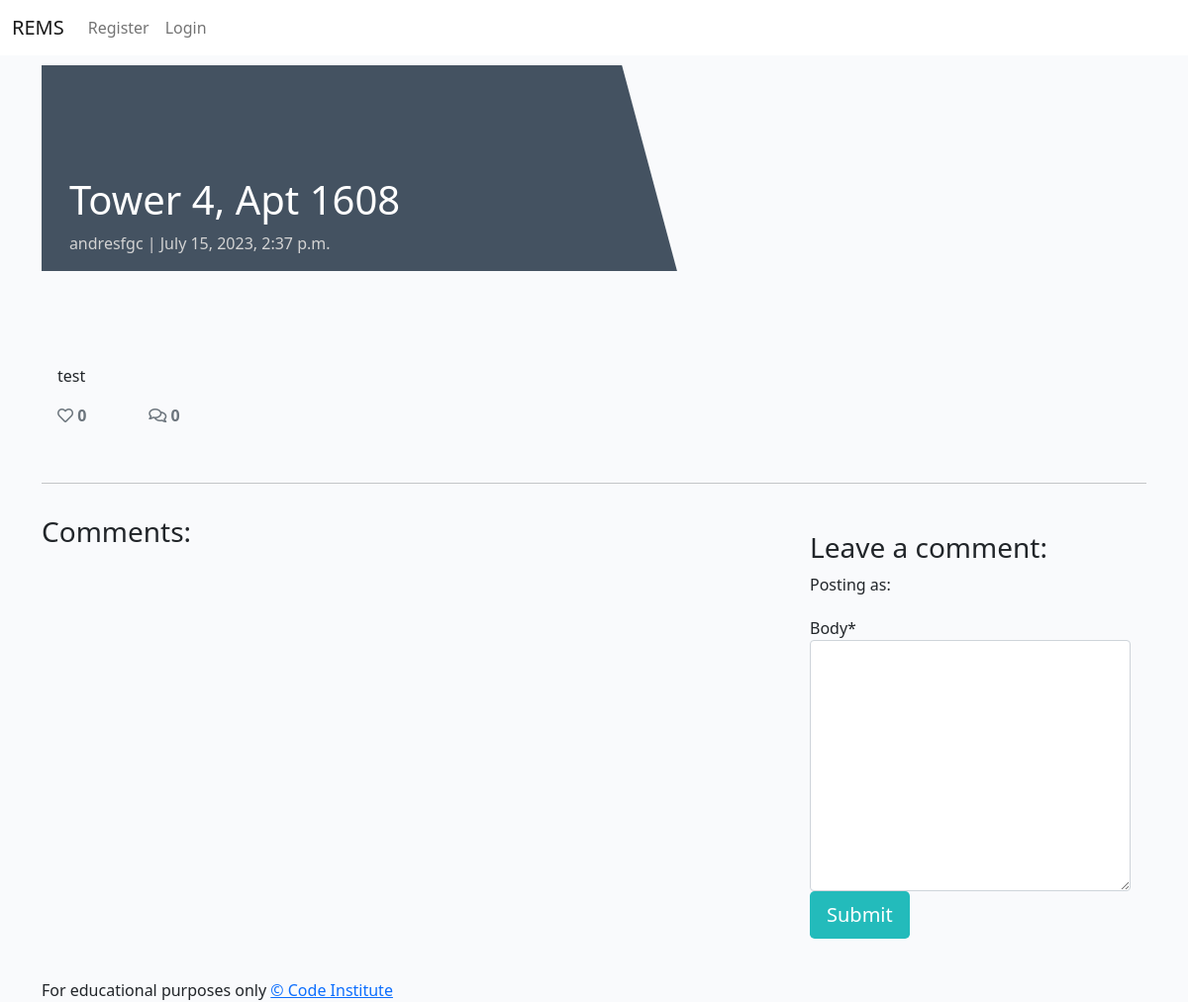
/Tower-4-Apt-1608/, run on an earlier commit of the app's database.
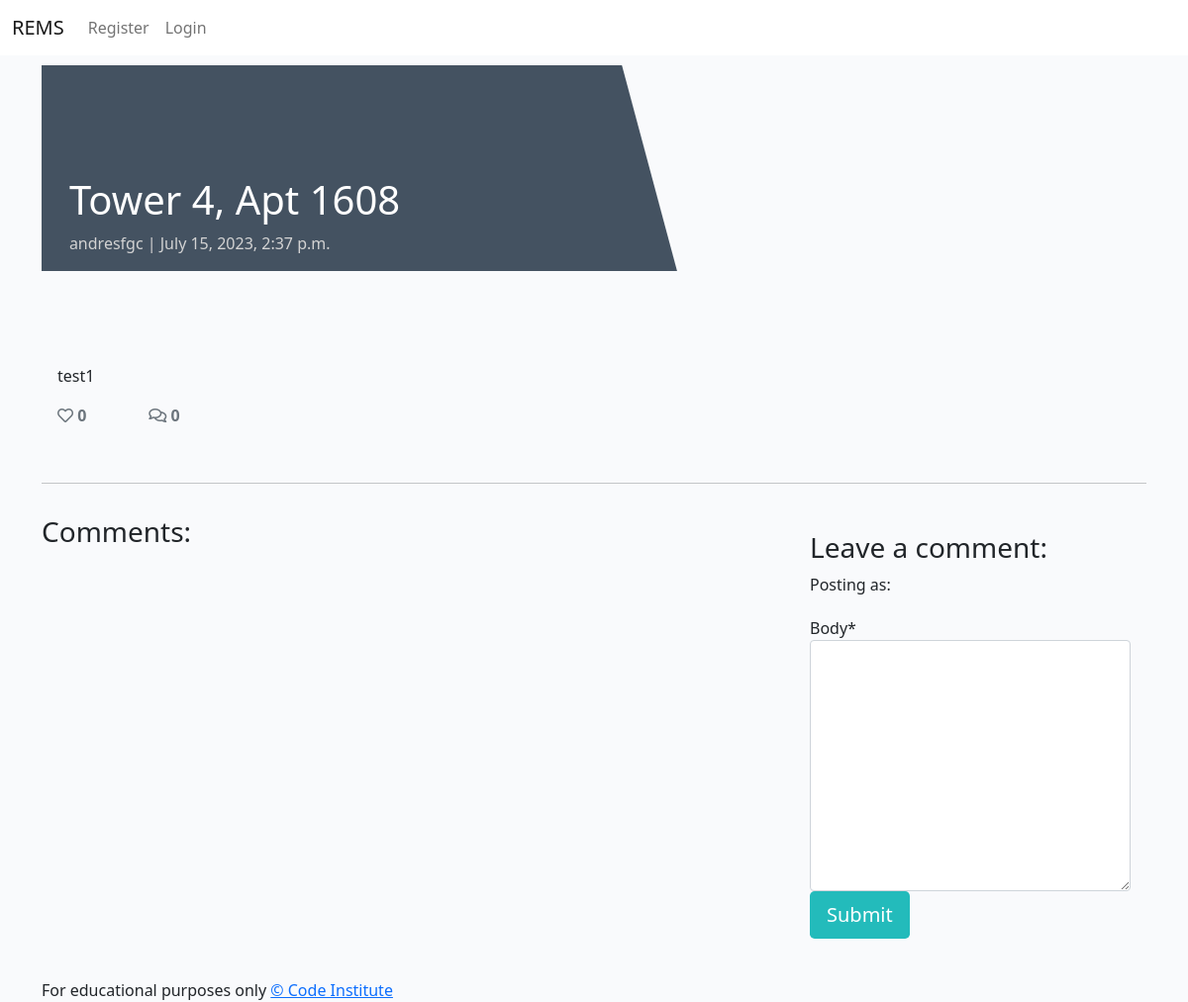
And on a later commit of the database.
### todo/models.py (models this page shows, shortened)
class Post(models.Model):
    property = models.OneToOneField(Property, on_delete=models.CASCADE, primary_key=True)
    title = models.CharField(max_length=200, unique=True)
    slug = models.SlugField(max_length=200, unique=True)
    author = models.ForeignKey(
        User, on_delete=models.CASCADE, related_name="blog_posts"
    )
    featured_image = CloudinaryField('image', default='placeholder')
    excerpt = models.TextField(blank=True)
    updated_on = models.DateTimeField(auto_now=True)
    content = models.TextField()
    created_on = models.DateTimeField(auto_now_add=True)
    status = models.IntegerField(choices=STATUS, default=0)
    likes = models.ManyToManyField(
        User, related_name='blogpost_like', blank=True)
    class Meta:
        ordering = ["-created_on"]
    def number_of_likes(self):
        return self.likes.count()

### todo/views.py (the view, shortened to what this page needs)
# urls.py: path('<slug:slug>/', views.PostDetail.as_view(), name='post_detail'),
class PostDetail(View):
    def get(self, request, slug, *args, **kwargs):
        queryset = Post.objects.filter(status=1)
        post = get_object_or_404(queryset, slug=slug)
        comments = post.comments.order_by('created_on')
        liked = False
        if post.likes.filter(id=self.request.user.id).exists():
            liked = True
        return render(
            request,
            "post_detail.html",
            {
                "post": post,
                "comments": comments,
                "commented": False,
                "liked": liked,
                "comment_form": CommentForm()
            },
        )

### todo/forms.py
class CommentForm(forms.ModelForm):
    class Meta:
        model = Comment
        fields = ('body',)

### templates/post_detail.html (shortened to what this page needs)
{% extends 'base.html' %} {% block content %}
{% load crispy_forms_tags %}
<div class="masthead">
    <div class="container">
        <div class="row g-0">
            <div class="col-md-6 masthead-text">
                <h1 class="post-title">{{ post.title }}</h1>
                <p class="post-subtitle">{{ post.author }} | {{ post.created_on }}</p>
            </div>
            <div class="d-none d-md-block col-md-6 masthead-image">
            </div>
        </div>
    </div>
</div>
<div class="container">
    <div class="row">
        <div class="col card mb-4  mt-3 left  top">
            <div class="card-body">
                <p class="card-text ">
                    {{ post.content | safe }}
                </p>
                <div class="row">
                    <div class="col-1">
                        <strong>
                            {% if user.is_authenticated %}
                            <form class="d-inline" action="{% url 'post_like' post.slug %}" method="POST">
                                {% csrf_token %}
                                {% if liked %}
                                <button type="submit" name="blogpost_id" value="{{post.slug}}" class="btn-like"><i class="fas fa-heart"></i></button>
                                {% else %}
                                <button type="submit" name="blogpost_id" value="{{post.slug}}" class="btn-like"><i class="far fa-heart"></i></button>
                                {% endif %}
                            </form>
                            {% else %}
                            <span class="text-secondary"><i class="far fa-heart"></i></span>
                            {% endif %}
                        <span class="text-secondary">{{ post.number_of_likes }} </span>
                        </strong>
                    </div>
                    <div class="col-1">
                        {% with comments.count as total_comments %}
                        <strong class="text-secondary"><i class="far fa-comments"></i>
                            {{ total_comments }}</strong>
                        {% endwith %}
                    </div>
                </div>
            </div>
        </div>
    </div>
    <div class="row">
        <div class="col">
            <hr>
        </div>
    </div>
    <div class="row">
        <div class="col-md-8 card mb-4  mt-3 ">
            <h3>Comments:</h3>
            <div class="card-body">
            </div>
        </div>
        <div class="col-md-4 card mb-4  mt-3 ">
            <div class="card-body">
                <h3>Leave a comment:</h3>
                <p>Posting as: {{ user.username }}</p>
                <form method="post" style="margin-top: 1.3em;">
                    {{ comment_form | crispy }}
                    <button type="submit" class="btn btn-signup btn-lg">Submit</button>
                </form>
            </div>
        </div>
    </div>
</div>
{% endblock content %}

What changed in the data, as far as the page shows it:
changed Post "Tower 4, Apt 1608": content "test" → "test1"
